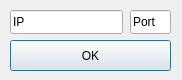
<ui version="4.0" >
 <class>Dialog</class>
 <widget class="QDialog" name="Dialog" >
  <property name="geometry" >
   <rect>
    <x>0</x>
    <y>0</y>
    <width>182</width>
    <height>80</height>
   </rect>
  </property>
  <property name="windowTitle" >
   <string>Dialog</string>
  </property>
  <widget class="QLineEdit" name="qlinedit_ip" >
   <property name="geometry" >
    <rect>
     <x>10</x>
     <y>10</y>
     <width>113</width>
     <height>24</height>
    </rect>
   </property>
   <property name="text" >
    <string>IP</string>
   </property>
  </widget>
  <widget class="QLineEdit" name="qlinedit_port" >
   <property name="geometry" >
    <rect>
     <x>130</x>
     <y>10</y>
     <width>41</width>
     <height>24</height>
    </rect>
   </property>
   <property name="text" >
    <string>Port</string>
   </property>
  </widget>
  <widget class="QPushButton" name="qpushbutton_OK" >
   <property name="geometry" >
    <rect>
     <x>10</x>
     <y>40</y>
     <width>161</width>
     <height>31</height>
    </rect>
   </property>
   <property name="text" >
    <string>OK</string>
   </property>
  </widget>
 </widget>
 <resources/>
 <connections/>
</ui>
